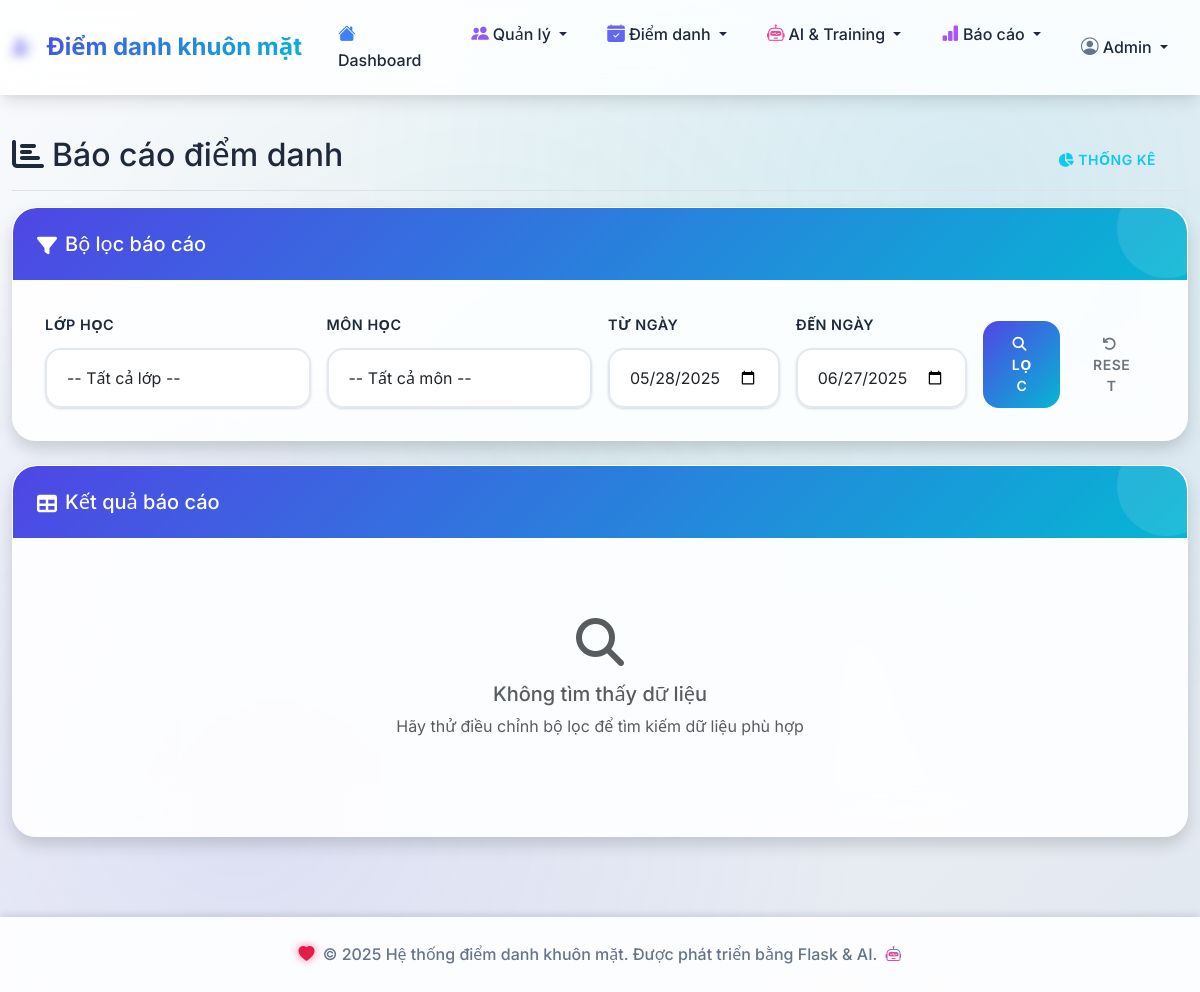
Before: /reports/attendance with the older database file.
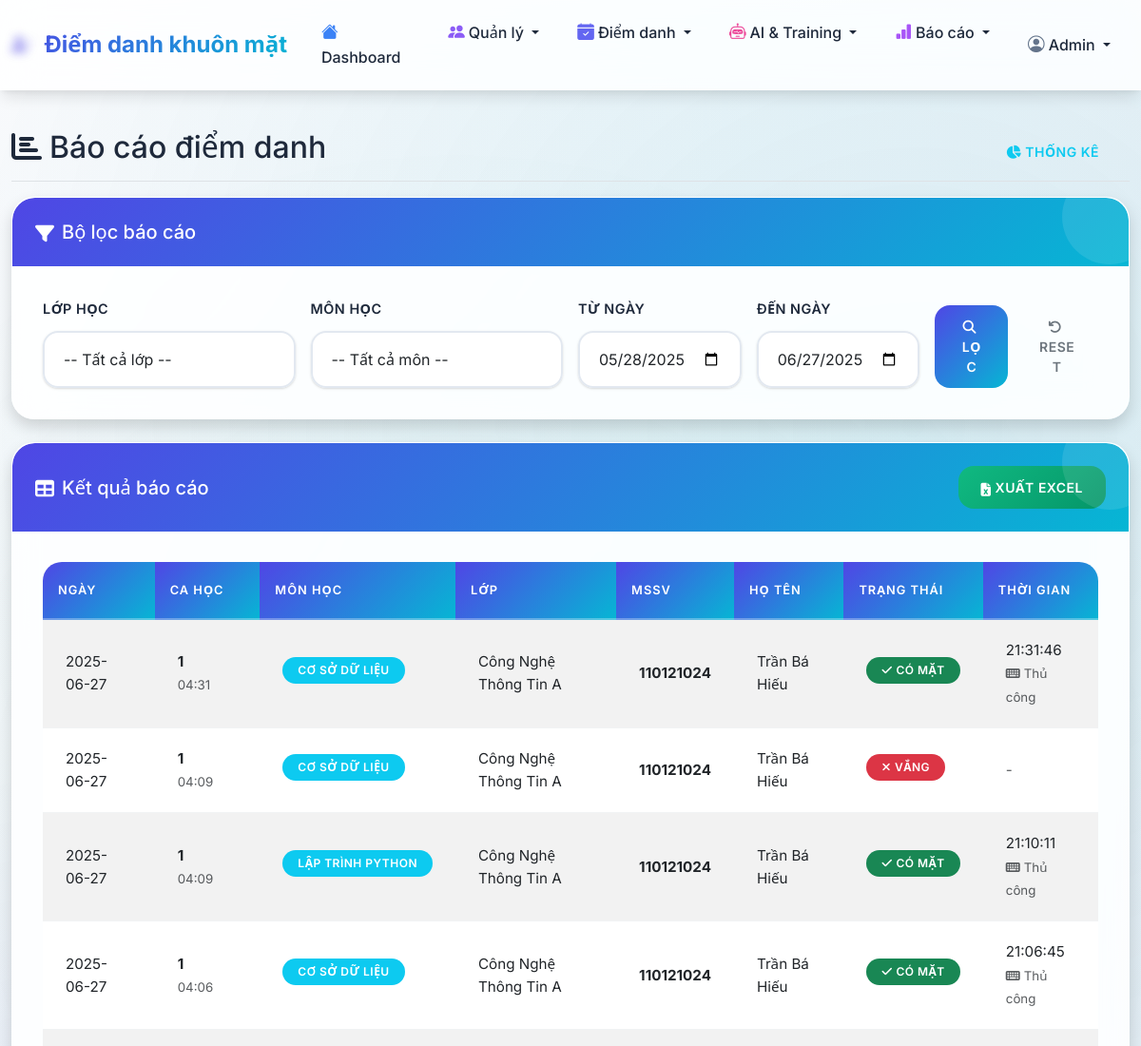
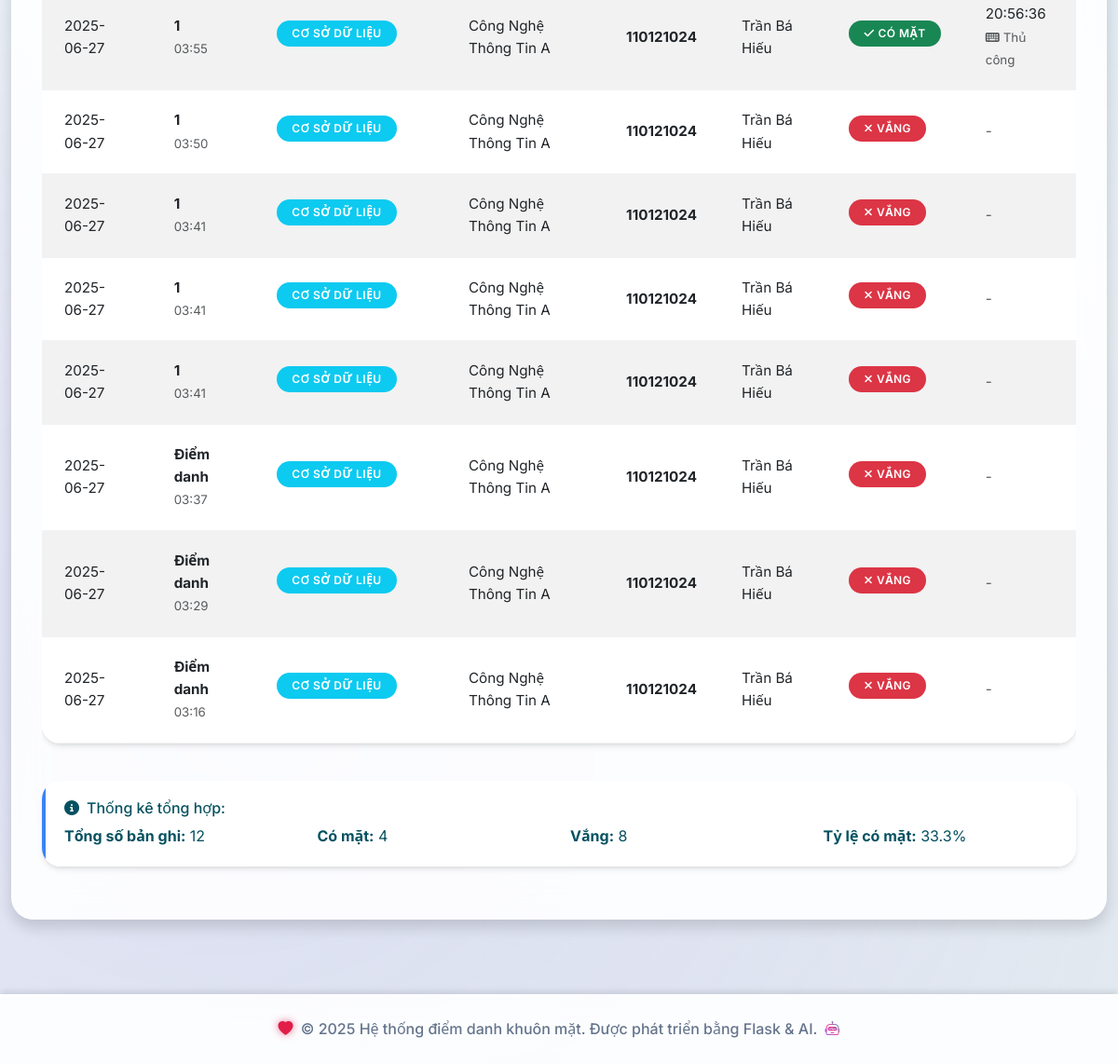
After: the same page with the newer database file (2 pictures, top to bottom).
### tables this page shows
CREATE TABLE attendance_records (
            id INTEGER PRIMARY KEY AUTOINCREMENT,
            session_id INTEGER NOT NULL,
            student_id INTEGER NOT NULL,
            attendance_time TIMESTAMP DEFAULT CURRENT_TIMESTAMP,
            status TEXT DEFAULT 'present',
            method TEXT DEFAULT 'face_recognition',
            confidence REAL,
            FOREIGN KEY (session_id) REFERENCES attendance_sessions (id),
            FOREIGN KEY (student_id) REFERENCES students (id),
            UNIQUE(session_id, student_id)
        );

CREATE TABLE attendance_sessions (
            id INTEGER PRIMARY KEY AUTOINCREMENT,
            session_name TEXT NOT NULL,
            subject_id INTEGER NOT NULL,
            class_id INTEGER NOT NULL,
            session_date DATE NOT NULL,
            start_time TIME NOT NULL,
            end_time TIME,
            status TEXT DEFAULT 'active',
            created_at TIMESTAMP DEFAULT CURRENT_TIMESTAMP,
            FOREIGN KEY (subject_id) REFERENCES subjects (id),
            FOREIGN KEY (class_id) REFERENCES classes (id)
        );

CREATE TABLE subjects (
            id INTEGER PRIMARY KEY AUTOINCREMENT,
            subject_code TEXT UNIQUE NOT NULL,
            subject_name TEXT NOT NULL,
            description TEXT,
            created_at TIMESTAMP DEFAULT CURRENT_TIMESTAMP
        );

CREATE TABLE classes (
            id INTEGER PRIMARY KEY AUTOINCREMENT,
            class_code TEXT UNIQUE NOT NULL,
            class_name TEXT NOT NULL,
            description TEXT,
            created_at TIMESTAMP DEFAULT CURRENT_TIMESTAMP
        );

CREATE TABLE students (
            id INTEGER PRIMARY KEY AUTOINCREMENT,
            student_id TEXT UNIQUE NOT NULL,
            full_name TEXT NOT NULL,
            class_id INTEGER NOT NULL,
            photo_path TEXT,
            face_encoding TEXT,
            created_at TIMESTAMP DEFAULT CURRENT_TIMESTAMP,
            FOREIGN KEY (class_id) REFERENCES classes (id)
        );

### routes/reports.py (the view)
@reports_bp.route('/attendance')
def attendance_report():
    conn = get_db_connection()
    classes = conn.execute('SELECT id, class_code, class_name FROM classes ORDER BY class_name').fetchall()
    subjects = conn.execute('SELECT id, subject_code, subject_name FROM subjects ORDER BY subject_name').fetchall()
    class_id = request.args.get('class_id', type=int)
    subject_id = request.args.get('subject_id', type=int)
    start_date = request.args.get('start_date')
    end_date = request.args.get('end_date')
    query = '''
        SELECT ast.session_date, ast.session_name, ast.start_time,
               s.subject_name, c.class_name,
               st.student_id, st.full_name,
               ar.attendance_time, ar.status, ar.method,
               CASE WHEN ar.id IS NULL THEN 'absent' ELSE ar.status END as final_status
        FROM attendance_sessions ast
        JOIN subjects s ON ast.subject_id = s.id
        JOIN classes c ON ast.class_id = c.id
        JOIN students st ON st.class_id = c.id
        LEFT JOIN attendance_records ar ON ar.session_id = ast.id AND ar.student_id = st.id
        WHERE 1=1
    '''
    params = []
    if class_id:
        query += ' AND c.id = ?'
        params.append(class_id)
    if subject_id:
        query += ' AND s.id = ?'
        params.append(subject_id)
    if start_date:
        query += ' AND ast.session_date >= ?'
        params.append(start_date)
    if end_date:
        query += ' AND ast.session_date <= ?'
        params.append(end_date)
    query += ' ORDER BY ast.session_date DESC, ast.start_time DESC, st.full_name'
    records = conn.execute(query, params).fetchall()
    conn.close()
    return render_template('reports/attendance.html',
                         records=records,
                         classes=classes,
                         subjects=subjects,
                         filters={
                             'class_id': class_id,
                             'subject_id': subject_id,
                             'start_date': start_date,
                             'end_date': end_date
                         })

### models/database.py (called while the page is built)
def get_db_connection():
    conn = sqlite3.connect(DATABASE_PATH)
    conn.row_factory = sqlite3.Row
    return conn

### templates/reports/attendance.html (shortened to what the changed rows need)
{% extends "base.html" %}
{% block content %}
<div class="d-flex justify-content-between flex-wrap flex-md-nowrap align-items-center pt-3 pb-2 mb-3 border-bottom">
    <h1 class="h2"><i class="fas fa-chart-bar me-2"></i>Báo cáo điểm danh</h1>
</div>
<div class="card shadow">
    <div class="card-header d-flex justify-content-between align-items-center">
        <h5 class="mb-0">
            <i class="fas fa-table me-2"></i>Kết quả báo cáo
        </h5>
        {% if records %}
        <a href="{{ url_for('reports.export_excel', **filters) }}" class="btn btn-success">
            <i class="fas fa-file-excel me-1"></i>Xuất Excel
        </a>
        {% endif %}
    </div>
    <div class="card-body">
        {% if records %}
            <div class="table-responsive">
                <table class="table table-striped table-hover">
                    <thead>
                        <tr>
                            <th>Ngày</th>
                            <th>Ca học</th>
                            <th>Môn học</th>
                            <th>Lớp</th>
                            <th>MSSV</th>
                            <th>Họ tên</th>
                            <th>Trạng thái</th>
                            <th>Thời gian</th>
                        </tr>
                    </thead>
                    <tbody>
                        {% for record in records %}
                        <tr>
                            <td>{{ record.session_date }}</td>
                            <td>
                                <strong>{{ record.session_name }}</strong>
                                <br><small class="text-muted">{{ record.start_time }}</small>
                            </td>
                            <td>
                                <span class="badge bg-info">{{ record.subject_name }}</span>
                            </td>
                            <td>{{ record.class_name }}</td>
                            <td><strong>{{ record.student_id }}</strong></td>
                            <td>{{ record.full_name }}</td>
                            <td>
                                {% if record.final_status == 'present' %}
                                    <span class="badge bg-success">
                                        <i class="fas fa-check me-1"></i>Có mặt
                                    </span>
                                {% else %}
                                    <span class="badge bg-danger">
                                        <i class="fas fa-times me-1"></i>Vắng
                                    </span>
                                {% endif %}
                            </td>
                            <td>
                                {% if record.attendance_time %}
                                    {{ record.attendance_time.split(' ')[1] if ' ' in record.attendance_time else record.attendance_time }}
                                    {% if record.method %}
                                        <br><small class="text-muted">
                                            {% if record.method == 'face_recognition' %}
                                                <i class="fas fa-camera me-1"></i>Nhận diện
                                            {% else %}
                                                <i class="fas fa-keyboard me-1"></i>Thủ công
                                            {% endif %}
                                        </small>
                                    {% endif %}
                                {% else %}
                                    <span class="text-muted">-</span>
                                {% endif %}
                            </td>
                        </tr>
                        {% endfor %}
                    </tbody>
                </table>
            </div>
            <div class="row mt-4">
                <div class="col-md-12">
                    <div class="alert alert-info">
                        <h6><i class="fas fa-info-circle me-2"></i>Thống kê tổng hợp:</h6>
                        <div class="row">
                            <div class="col-md-3">
                                <strong>Tổng số bản ghi:</strong> {{ records|length }}
                            </div>
                            <div class="col-md-3">
                                <strong>Có mặt:</strong> {{ records|selectattr('final_status', 'equalto', 'present')|list|length }}
                            </div>
                            <div class="col-md-3">
                                <strong>Vắng:</strong> {{ records|selectattr('final_status', 'equalto', 'absent')|list|length }}
                            </div>
                            <div class="col-md-3">
                                <strong>Tỷ lệ có mặt:</strong>
                                {% set present_count = records|selectattr('final_status', 'equalto', 'present')|list|length %}
                                {% set total_count = records|length %}
                                {% if total_count > 0 %}
                                    {{ "%.1f"|format((present_count / total_count * 100)) }}%
                                {% else %}
                                    0%
                                {% endif %}
                            </div>
                        </div>
                    </div>
                </div>
            </div>
        {% else %}
            <div class="text-center py-5">
                <i class="fas fa-search fa-3x text-muted mb-3"></i>
                <h5 class="text-muted">Không tìm thấy dữ liệu</h5>
                <p class="text-muted">Hãy thử điều chỉnh bộ lọc để tìm kiếm dữ liệu phù hợp</p>
            </div>
        {% endif %}
    </div>
</div>
{% endblock %}

Changed rows visible on the page:
added attendance_records: session_date "2025-06-27", session_name "1", start_time "04:31", subject_name "CƠ SỞ DỮ LIỆU", class_name "Công Nghệ Thông Tin A", student_id "110121024", full_name "Trần Bá Hiếu", shows "CÓ MẶT", attendance_time "21:31:46", shows "Thủ công"
added attendance_sessions: session_date "2025-06-27", session_name "1", start_time "04:09", subject_name "CƠ SỞ DỮ LIỆU", class_name "Công Nghệ Thông Tin A", student_id "110121024", full_name "Trần Bá Hiếu", shows "VẮNG"
added attendance_records: session_date "2025-06-27", session_name "1", start_time "04:09", subject_name "LẬP TRÌNH PYTHON", class_name "Công Nghệ Thông Tin A", student_id "110121024", full_name "Trần Bá Hiếu", shows "CÓ MẶT", attendance_time "21:10:11", shows "Thủ công"
added attendance_records: session_date "2025-06-27", session_name "1", start_time "04:06", subject_name "CƠ SỞ DỮ LIỆU", class_name "Công Nghệ Thông Tin A", student_id "110121024", full_name "Trần Bá Hiếu", shows "CÓ MẶT", attendance_time "21:06:45", shows "Thủ công"
added attendance_records: session_date "2025-06-27", session_name "1", start_time "03:55", subject_name "CƠ SỞ DỮ LIỆU", class_name "Công Nghệ Thông Tin A", student_id "110121024", full_name "Trần Bá Hiếu", shows "CÓ MẶT", attendance_time "20:56:36", shows "Thủ công"
added attendance_sessions: session_date "2025-06-27", session_name "1", start_time "03:50", subject_name "CƠ SỞ DỮ LIỆU", class_name "Công Nghệ Thông Tin A", student_id "110121024", full_name "Trần Bá Hiếu", shows "VẮNG"
added attendance_sessions: session_date "2025-06-27", session_name "1", start_time "03:41", subject_name "CƠ SỞ DỮ LIỆU", class_name "Công Nghệ Thông Tin A", student_id "110121024", full_name "Trần Bá Hiếu", shows "VẮNG"
added attendance_sessions: session_date "2025-06-27", session_name "1", start_time "03:41", subject_name "CƠ SỞ DỮ LIỆU", class_name "Công Nghệ Thông Tin A", student_id "110121024", full_name "Trần Bá Hiếu", shows "VẮNG"
added attendance_sessions: session_date "2025-06-27", session_name "1", start_time "03:41", subject_name "CƠ SỞ DỮ LIỆU", class_name "Công Nghệ Thông Tin A", student_id "110121024", full_name "Trần Bá Hiếu", shows "VẮNG"
added attendance_sessions: session_date "2025-06-27", session_name "Điểm danh", start_time "03:37", subject_name "CƠ SỞ DỮ LIỆU", class_name "Công Nghệ Thông Tin A", student_id "110121024", full_name "Trần Bá Hiếu", shows "VẮNG"
added attendance_sessions: session_date "2025-06-27", session_name "Điểm danh", start_time "03:29", subject_name "CƠ SỞ DỮ LIỆU", class_name "Công Nghệ Thông Tin A", student_id "110121024", full_name "Trần Bá Hiếu", shows "VẮNG"
added attendance_sessions: session_date "2025-06-27", session_name "Điểm danh", start_time "03:16", subject_name "CƠ SỞ DỮ LIỆU", class_name "Công Nghệ Thông Tin A", student_id "110121024", full_name "Trần Bá Hiếu", shows "VẮNG"
Other visible differences:
{{ records|length }}: (not shown) → "12"
{{ records|selectattr('final_status', 'equalto', 'present')|list|length }}: (not shown) → "4"
{{ records|selectattr('final_status', 'equalto', 'absent')|list|length }}: (not shown) → "8"
{{ "%.1f"|format((present_count / total_count * 100)) }}: (not shown) → "33.3"
text no longer shown: "Không tìm thấy dữ liệu Hãy thử điều chỉnh bộ lọc để tìm kiếm dữ liệu phù hợp"
text now shown: "XUẤT EXCEL NGÀY CA HỌC MÔN HỌC LỚP MSSV HỌ TÊN TRẠNG THÁI THỜI GIAN Thống kê tổng hợp: Tổng số bản ghi: Có mặt: Vắng: Tỷ lệ có mặt: %"
